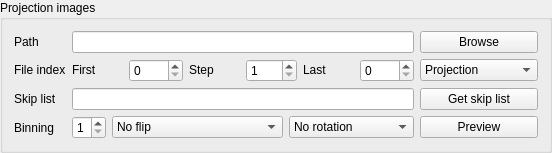
            <widget class="QGroupBox" name="groupProjectionFiles">
             <property name="title">
              <string>Projection images</string>
             </property>
             <layout class="QGridLayout" name="gridLayout_2">
              <item row="0" column="0">
               <widget class="QLabel" name="label_6">
                <property name="text">
                 <string>Path</string>
                </property>
                <property name="buddy">
                 <cstring>editProjectionMask</cstring>
                </property>
               </widget>
              </item>
              <item row="4" column="0">
               <widget class="QLabel" name="label_9">
                <property name="text">
                 <string>Skip list</string>
                </property>
                <property name="buddy">
                 <cstring>editProjectionSkipList</cstring>
                </property>
               </widget>
              </item>
              <item row="2" column="0">
               <widget class="QLabel" name="label_8">
                <property name="sizePolicy">
                 <sizepolicy hsizetype="Preferred" vsizetype="Maximum">
                  <horstretch>0</horstretch>
                  <verstretch>0</verstretch>
                 </sizepolicy>
                </property>
                <property name="text">
                 <string>File index</string>
                </property>
               </widget>
              </item>
              <item row="4" column="1" colspan="3">
               <widget class="QLineEdit" name="editProjectionSkipList">
                <property name="toolTip">
                 <string>Space separated list of projection indices to skip from the projection data. Retake removal.</string>
                </property>
               </widget>
              </item>
              <item row="0" column="4">
               <widget class="QPushButton" name="buttonProjectionPath">
                <property name="toolTip">
                 <string>Browse for the projection path</string>
                </property>
                <property name="whatsThis">
                 <string/>
                </property>
                <property name="text">
                 <string>Browse</string>
                </property>
               </widget>
              </item>
              <item row="6" column="3">
               <widget class="QComboBox" name="comboRotateProjection">
                <property name="toolTip">
                 <string>Rotate the projection</string>
                </property>
                <property name="whatsThis">
                 <string/>
                </property>
                <item>
                 <property name="text">
                  <string>No rotation</string>
                 </property>
                </item>
                <item>
                 <property name="text">
                  <string>90 degrees CW</string>
                 </property>
                </item>
                <item>
                 <property name="text">
                  <string>180 degrees CW</string>
                 </property>
                </item>
                <item>
                 <property name="text">
                  <string>90 degrees CCW</string>
                 </property>
                </item>
               </widget>
              </item>
              <item row="6" column="1">
               <widget class="QSpinBox" name="spinProjectionBinning">
                <property name="toolTip">
                 <string>Binning factor of the projections</string>
                </property>
                <property name="whatsThis">
                 <string/>
                </property>
                <property name="minimum">
                 <number>1</number>
                </property>
                <property name="maximum">
                 <number>8</number>
                </property>
               </widget>
              </item>
              <item row="2" column="1" colspan="3">
               <layout class="QHBoxLayout" name="layoutFileIndex">
                <item>
                 <widget class="QLabel" name="label_11">
                  <property name="sizePolicy">
                   <sizepolicy hsizetype="Preferred" vsizetype="Maximum">
                    <horstretch>0</horstretch>
                    <verstretch>0</verstretch>
                   </sizepolicy>
                  </property>
                  <property name="text">
                   <string>First</string>
                  </property>
                  <property name="buddy">
                   <cstring>spinFirstProjection</cstring>
                  </property>
                 </widget>
                </item>
                <item>
                 <widget class="QSpinBox" name="spinFirstProjection">
                  <property name="toolTip">
                   <string>The index of the first projection</string>
                  </property>
                  <property name="whatsThis">
                   <string/>
                  </property>
                  <property name="maximum">
                   <number>5000</number>
                  </property>
                 </widget>
                </item>
                <item>
                 <widget class="QLabel" name="label_12">
                  <property name="sizePolicy">
                   <sizepolicy hsizetype="Preferred" vsizetype="Maximum">
                    <horstretch>0</horstretch>
                    <verstretch>0</verstretch>
                   </sizepolicy>
                  </property>
                  <property name="text">
                   <string>Step</string>
                  </property>
                  <property name="buddy">
                   <cstring>spinProjectionStep</cstring>
                  </property>
                 </widget>
                </item>
                <item>
                 <widget class="QSpinBox" name="spinProjectionStep">
                  <property name="toolTip">
                   <string>File index increment</string>
                  </property>
                  <property name="whatsThis">
                   <string/>
                  </property>
                  <property name="minimum">
                   <number>1</number>
                  </property>
                  <property name="maximum">
                   <number>500</number>
                  </property>
                 </widget>
                </item>
                <item>
                 <widget class="QLabel" name="label_13">
                  <property name="sizePolicy">
                   <sizepolicy hsizetype="Preferred" vsizetype="Maximum">
                    <horstretch>0</horstretch>
                    <verstretch>0</verstretch>
                   </sizepolicy>
                  </property>
                  <property name="text">
                   <string>Last</string>
                  </property>
                  <property name="buddy">
                   <cstring>spinLastProjection</cstring>
                  </property>
                 </widget>
                </item>
                <item>
                 <widget class="QSpinBox" name="spinLastProjection">
                  <property name="toolTip">
                   <string>The index of the last projection</string>
                  </property>
                  <property name="whatsThis">
                   <string/>
                  </property>
                  <property name="maximum">
                   <number>5000</number>
                  </property>
                 </widget>
                </item>
               </layout>
              </item>
              <item row="6" column="0">
               <widget class="QLabel" name="label_10">
                <property name="text">
                 <string>Binning</string>
                </property>
                <property name="buddy">
                 <cstring>spinProjectionBinning</cstring>
                </property>
               </widget>
              </item>
              <item row="6" column="4">
               <widget class="QPushButton" name="buttonPreview">
                <property name="toolTip">
                 <string>Preview the projection</string>
                </property>
                <property name="whatsThis">
                 <string/>
                </property>
                <property name="text">
                 <string>Preview</string>
                </property>
                <property name="shortcut">
                 <string>Meta+P</string>
                </property>
               </widget>
              </item>
              <item row="6" column="2">
               <widget class="QComboBox" name="comboFlipProjection">
                <property name="toolTip">
                 <string>Mirror the projection in different directions</string>
                </property>
                <property name="whatsThis">
                 <string/>
                </property>
                <item>
                 <property name="text">
                  <string>No flip</string>
                 </property>
                </item>
                <item>
                 <property name="text">
                  <string>Horizontal flip</string>
                 </property>
                </item>
                <item>
                 <property name="text">
                  <string>Vertical flip</string>
                 </property>
                </item>
                <item>
                 <property name="text">
                  <string>Horizontal and vertical flip</string>
                 </property>
                </item>
               </widget>
              </item>
              <item row="4" column="4">
               <widget class="QPushButton" name="buttonGetSkipList">
                <property name="toolTip">
                 <string>Find the retake images in the projection data set</string>
                </property>
                <property name="whatsThis">
                 <string/>
                </property>
                <property name="text">
                 <string>Get skip list</string>
                </property>
               </widget>
              </item>
              <item row="0" column="1" colspan="3">
               <widget class="QLineEdit" name="editProjectionMask">
                <property name="toolTip">
                 <string>Enter the path to the projection data</string>
                </property>
                <property name="whatsThis">
                 <string/>
                </property>
               </widget>
              </item>
              <item row="2" column="4">
               <widget class="QComboBox" name="comboProjectionStyle">
                <property name="toolTip">
                 <string>Data representation in the images</string>
                </property>
                <property name="whatsThis">
                 <string/>
                </property>
                <item>
                 <property name="text">
                  <string>Projection</string>
                 </property>
                </item>
                <item>
                 <property name="text">
                  <string>Sinogram</string>
                 </property>
                </item>
                <item>
                 <property name="text">
                  <string>Same projection</string>
                 </property>
                </item>
                <item>
                 <property name="text">
                  <string>Same slice</string>
                 </property>
                </item>
               </widget>
              </item>
             </layout>
            </widget>
